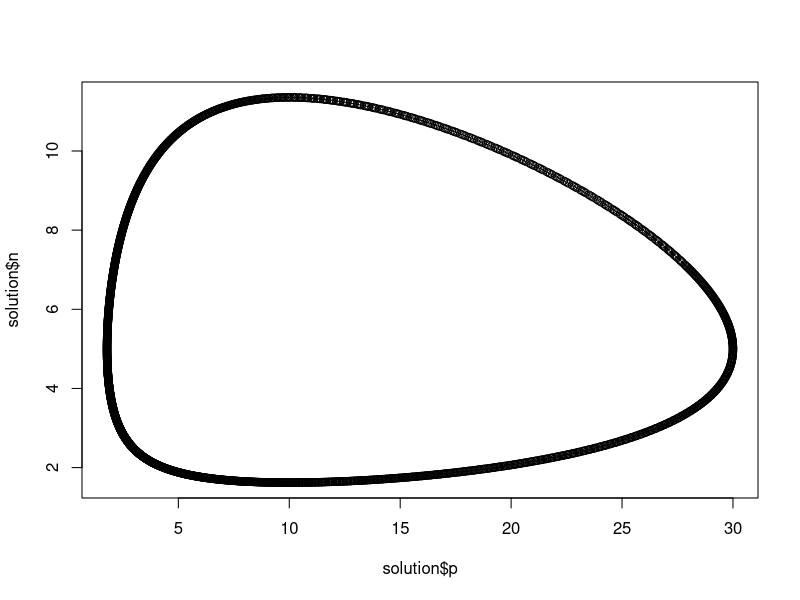
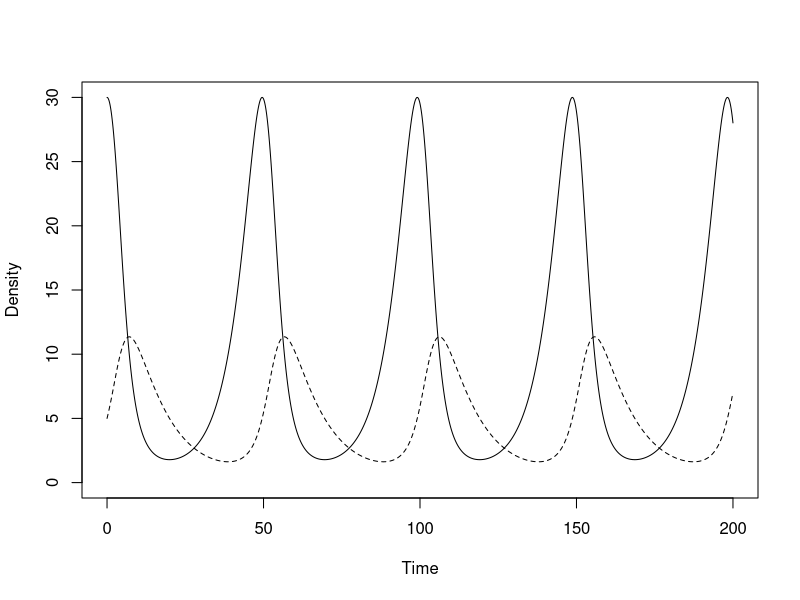

Write R code to recreate these figures, in order.
library(deSolve)

init<- c(p=30, n=5)
times<- seq(0, 200, 0.1)
r<- 0.2  # prey growth rate
a<- 0.04 # functional response parameter
b<- 0.01 # numerical response parameter
m<- 0.1  # predator mortality
parms<- c(r, a, b, m)

predprey<- function(times, init, parms) {
    p<- init[1]
    n<- init[2]
    with(as.list(parms), {
        dp<- r*p - a*p*n # prey diff eq
        dn<- b*p*n - m*n # pred diff eq
        return(list(c(dp, dn)))
    })
}

solution<- as.data.frame(lsoda(init, times, predprey, parms))

## phase plot
plot(solution$p, solution$n)
lines(solution$p, solution$n)

## time series
plot(solution$t, solution$p, type="l", xlab="Time", ylab="Density", xlim=c(0,200), ylim=c(0,30))
lines(solution$t, solution$n, lty=2)
